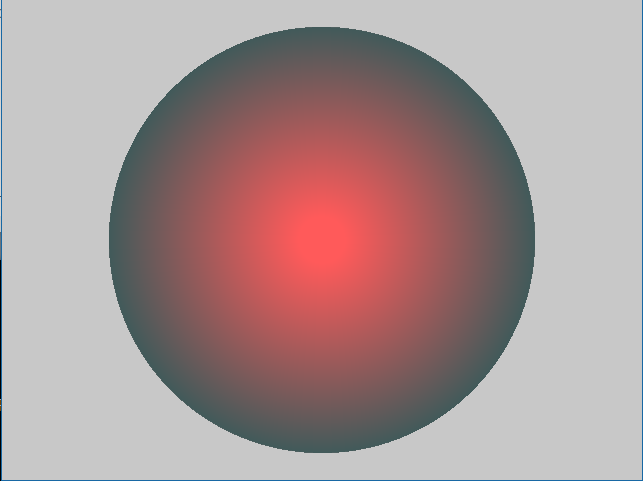
#> input picture images/grad.png, 643 x 481 px
$ jupyter execute --allow-errors '6_Arithmetic and Bitwise operation on Images.ipynb'
#> lines starting #> are read from the running program, lines starting #| are printed output that depends on the picture
# <center> Arithmetic and Bitwise Operation

[cell 1]
# importing required libraries and functions
import cv2
import os
import numpy as np
import matplotlib.pyplot as plt
def image_show(window_name,image):
    cv2.imshow(window_name,image)
    cv2.waitKey()
    cv2.destroyAllWindows()

def image_show_multiple(window_name,image):
    for i,item in enumerate(window_name):
        cv2.imshow(window_name[i],image[i])
    cv2.waitKey()
    cv2.destroyAllWindows()

def image_plot_multiple(title,image):
    L=len(title)
    ncols=min(L,3)
    nrows=int(np.ceil(L/ncols))
    plt.subplots(nrows,ncols,figsize=(5*ncols,nrows*5))
    for i,item in enumerate(title):
        plt.subplot(nrows,ncols,i+1)
        plt.imshow(cv2.cvtColor(image[i],cv2.COLOR_BGR2RGB))
        plt.title(title[i])

## Addition and Subtraction of images (<b> cv2.add, cv2.sub, cv2.addWeighted </b>)
### For images of same size or operation after resizing images to same size

[cell 2]
horse_image=os.path.join('images','Dreaming_about_a_horse.jpg')
lion_image=os.path.join('images','lion.jpeg')
image1 = cv2.imread(os.path.join('images','grad.png'),0)
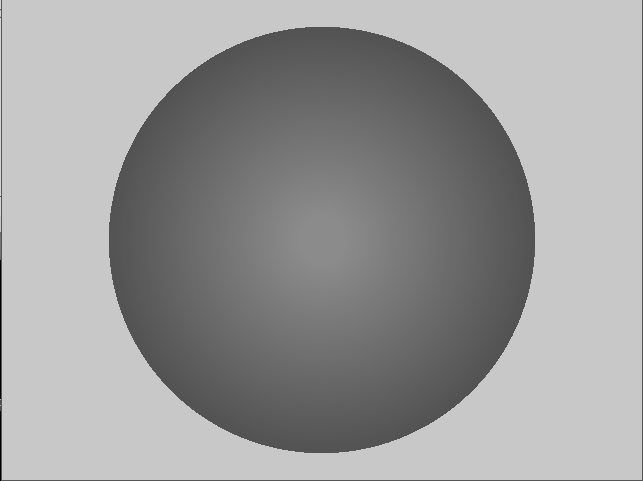
#> image1: shape (481, 643); min 0, max 213, mean 154.6
image2 = cv2.imread(lion_image,0)
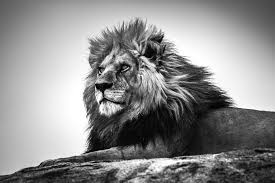
#> input picture images/lion.jpeg, 275 x 183 px
#> image2 is the input picture: shape (183, 275); min 0, max 255, mean 140.8
image1=cv2.resize(image1,(image2.shape[1],image2.shape[0]),interpolation=cv2.INTER_CUBIC)
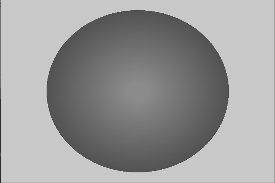
#> image1: shape (183, 275); min 41, max 223, mean 154.7
print(image1.shape, image2.shape)
#| (183, 275) (183, 275)
image_added=cv2.add(image1,image2)
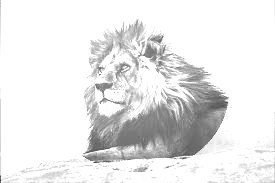
#> image_added: shape (183, 275); min 60, max 255, mean 232.4
image_plot_multiple(['Image1','Image2','Addition'],[image1, image2, image_added])

[cell 3]
image_sub=cv2.subtract(image1,image2)
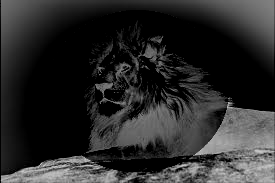
#> image_sub: shape (183, 275); min 0, max 200, mean 42.7
image_plot_multiple(['Image1','Image2','Subtration'],[image1, image2, image_sub])

### Weighted addition and substraction (Blending)

[cell 4]
lion_image=os.path.join('images','lion.jpeg')
image1 = cv2.imread(os.path.join('images','grad.png'),0)
image2 = cv2.imread(lion_image,0)
image1=cv2.resize(image1,(image2.shape[1],image2.shape[0]),interpolation=cv2.INTER_CUBIC)
print(image1.shape, image2.shape)
#| (183, 275) (183, 275)
image_Wadded=cv2.addWeighted(image1,0.2,image2,0.7,0)
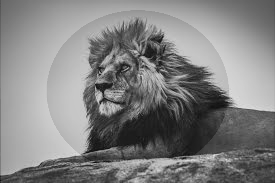
#> image_Wadded: shape (183, 275); min 13, max 218, mean 129.5
image_plot_multiple(['Image1','Image2','Weighted Addition'],[image1, image2, image_Wadded])

[cell 5]
lion_image=os.path.join('images','lion.jpeg')
image1 = cv2.imread(os.path.join('images','grad.png'),0)
image2 = cv2.imread(lion_image,0)
image1=cv2.resize(image1,(image2.shape[1],image2.shape[0]),interpolation=cv2.INTER_CUBIC)
print(image1.shape, image2.shape)
#| (183, 275) (183, 275)
image_Wsub=cv2.addWeighted(image1,-0.5,image2,1,0)
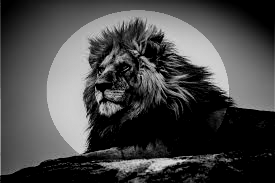
#> image_Wsub: shape (183, 275); min 0, max 220, mean 71.9
image_plot_multiple(['Image1','Image2','Weighted Subtraction'],[image1, image2, image_Wsub])
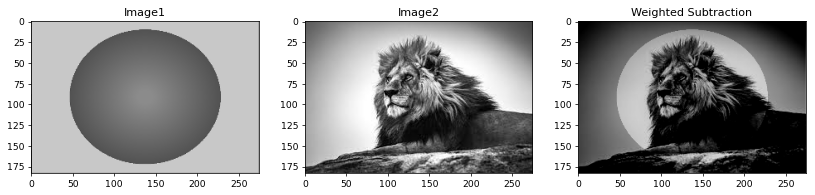
#> figure drawn by matplotlib, 3 panels

### For images with different sizes

Blending a smaller image with a region of the larger image.

We can crop a region in larger image, blend it with the smaller image and then paste the blended image back.

[cell 6]
image1 = cv2.imread(horse_image,0)
image2 = cv2.imread(lion_image,0)

#> (the rest of this cell did not finish here and is left out)

[cell 7]
# Crop a region in the horse image equal to the size of the lion image

start_point=[0,0]
width=image2.shape[1]
#> width = 275
height=image2.shape[0]
#> height = 183
#> (the rest of this cell did not finish here and is left out)

#> (a cell that did not finish here is left out)

#> (a cell that did not finish here is left out)

## Bitwise Operation on Images

### Bitwise_AND
This operation only considers pixels that are common with two images and remaining pixels are removed from the output image.

[cell 10]
horse_image=os.path.join('images','Dreaming_about_a_horse.jpg')
horse_img=cv2.imread(horse_image,0)
#> (the rest of this cell did not finish here and is left out)

### Bitwise_OR
This operation merges the two images.

[cell 11]
horse_image=os.path.join('images','Dreaming_about_a_horse.jpg')
horse_img=cv2.imread(horse_image,0)
#> (the rest of this cell did not finish here and is left out)

### Bitwise_XOR
This function inverts the pixels which are intersected in two images and the rest of the pixels remains the same.

[cell 12]
horse_image=os.path.join('images','Dreaming_about_a_horse.jpg')
horse_img=cv2.imread(horse_image,0)
#> (the rest of this cell did not finish here and is left out)

### Bitwise_NOT
This function inverts the pixels in an image

[cell 13]
image1 = cv2.imread(os.path.join('images','grad.png'),0)
img2n=cv2.bitwise_not(image1)
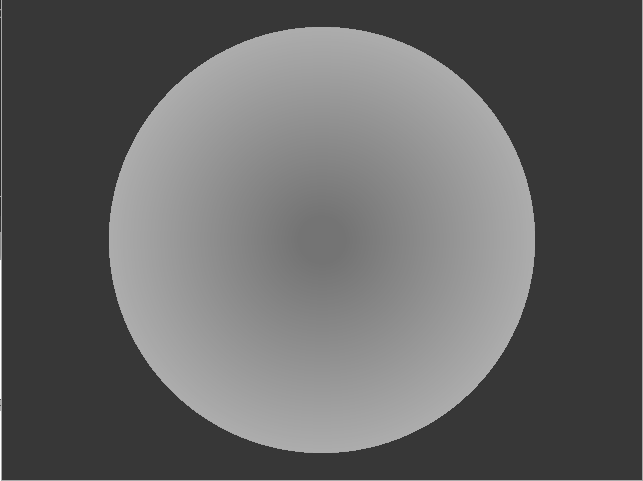
#> img2n: shape (481, 643); min 42, max 255, mean 100.4
image_plot_multiple(['Image2','not'],[image1,img2n])
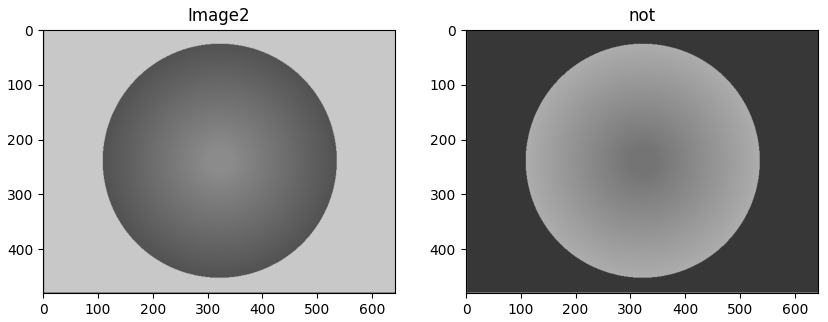
#> figure drawn by matplotlib, 2 panels
